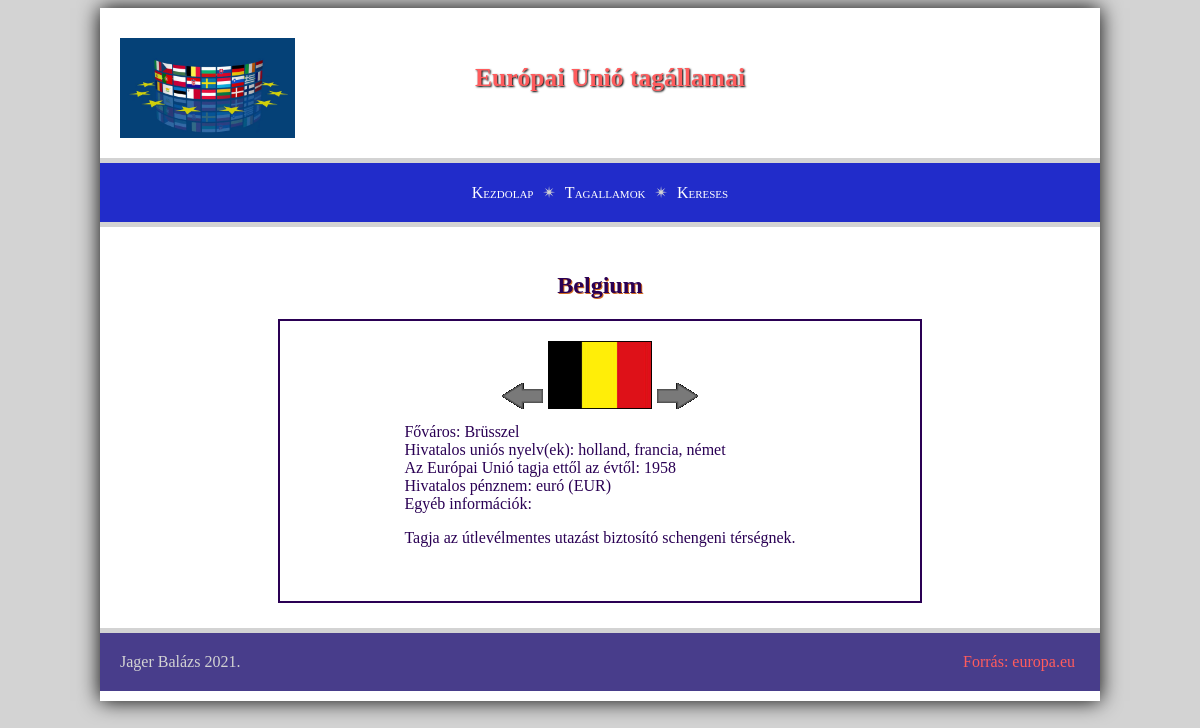
The page /orszag.php on the database its author committed.
### tables this page shows
CREATE TABLE `eutagok` (
  `id` int(3) NOT NULL,
  `mikor` int(4) NOT NULL,
  `orszag` varchar(20) NOT NULL,
  `fovaros` varchar(20) NOT NULL,
  `nyelv` varchar(50) NOT NULL,
  `penz` varchar(20) NOT NULL,
  `rpenz` varchar(3) NOT NULL,
  `egyeb` text NOT NULL
);

### orszag.php (the view, shortened to what this page needs)
<?php include("header.php"); ?>
<?php
$id = 1;
$query= "SELECT * FROM  eutagok WHERE id=$id";
$result = mysqli_query($conn, $query);
if ($result == null) {
    $row = null;
}else{
    $row = mysqli_fetch_array($result);
    echo "<h2>".$row["orszag"]."</h2><div class=adatok>";
    echo "<div class='alapAdatok'><a href='./orszag.php?id=".($id-1)."'><img src='./forras/left.png' alt='bal'></a>";
    echo "<img src='./forras/$id.jpg'>";
    echo "<a href='./orszag.php?id=".($id+1)."'><img src='./forras/right.png' alt='jobb'></a></div>";
    echo "<div class='egyebAdatok'> ";
    echo "Főváros: $row[fovaros] </br>";
    echo "Hivatalos uniós nyelv(ek): $row[nyelv] </br>";
    echo "Az Európai Unió tagja ettől az évtől: $row[mikor] </br>";
    echo "Hivatalos pénznem: $row[penz] ($row[rpenz])</br>";
    echo "Egyéb információk: <p>$row[egyeb] </p></br>";
    echo "</div></div>";
}
?>
<?php include("footer.php"); ?>

### forras/style.css (style rules this page uses)
body { background-color: lightgray; font-family: Verdana; color: #2a0054; }
h2 { text-align: center; color: #2a0054; text-shadow: 1px 1px chocolate; }
a { text-decoration: none; color: #ff5c5d; padding: 5px; }
main a { color: red; }
.adatok { max-width: 600px; border: 2px solid #2a0054; margin: 0 auto; padding: 20px; text-align: center; }
.egyebAdatok { margin-top: 10px; display: inline-block; text-align: left; }

### rows shown on the page
eutagok: orszag "Belgium", fovaros "Brüsszel", nyelv "holland, francia, német", mikor "1958", penz "euró", rpenz "EUR", egyeb "Tagja az útlevélmentes utazást biztosító schengeni térségnek."
